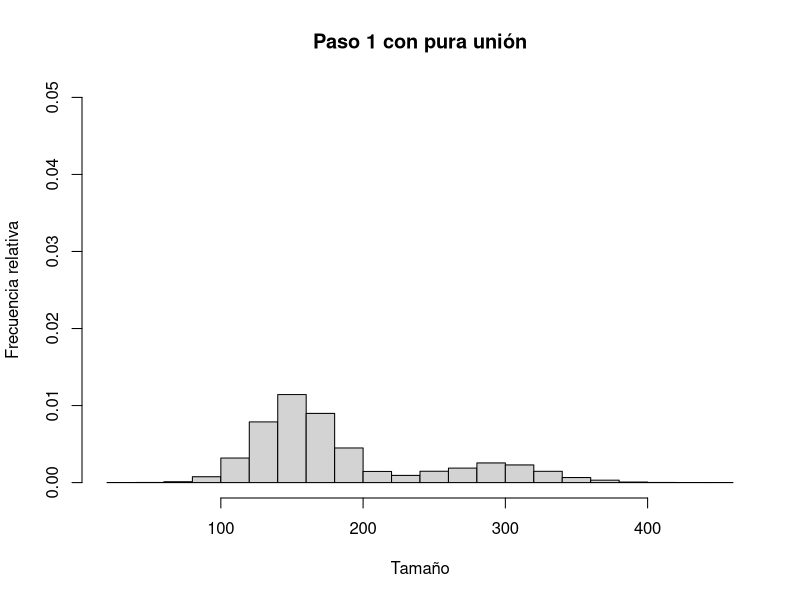
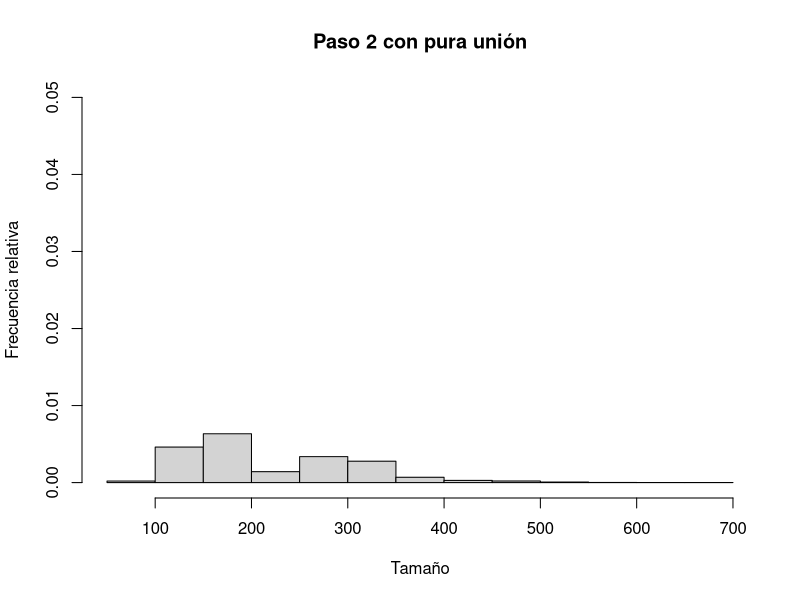
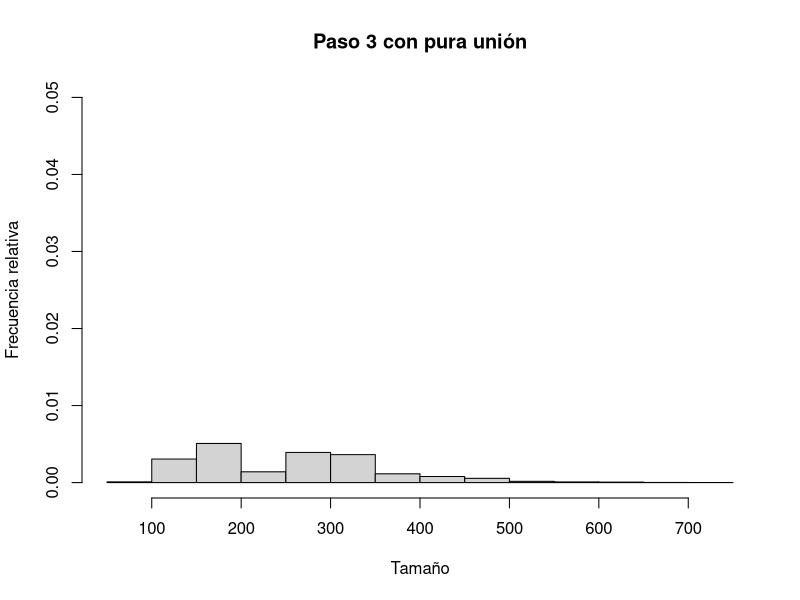
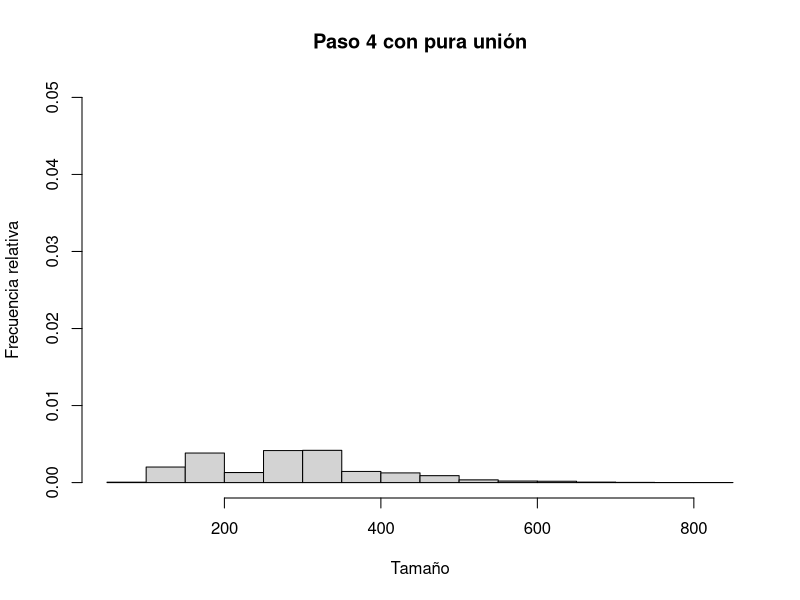
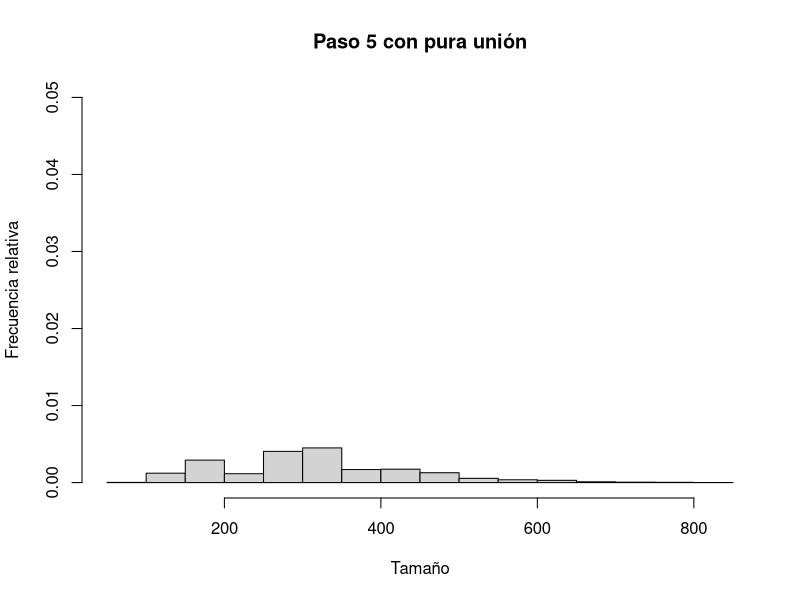
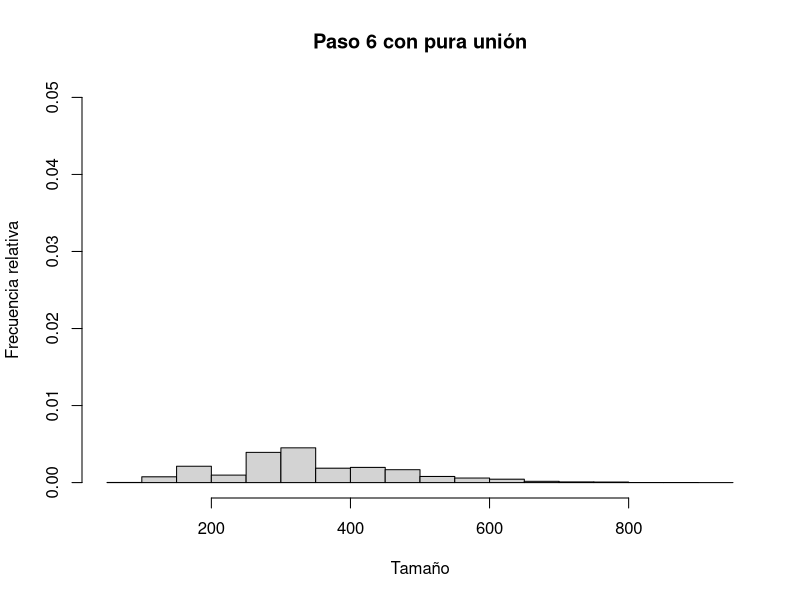
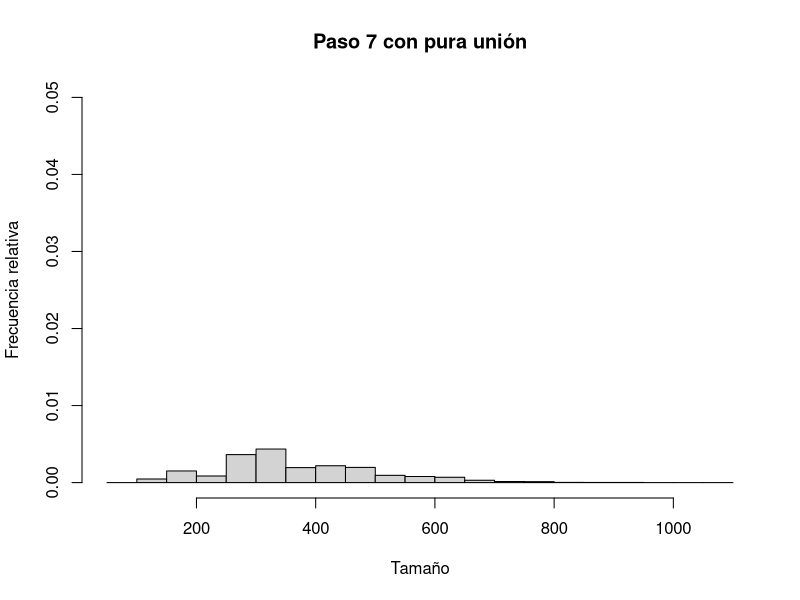
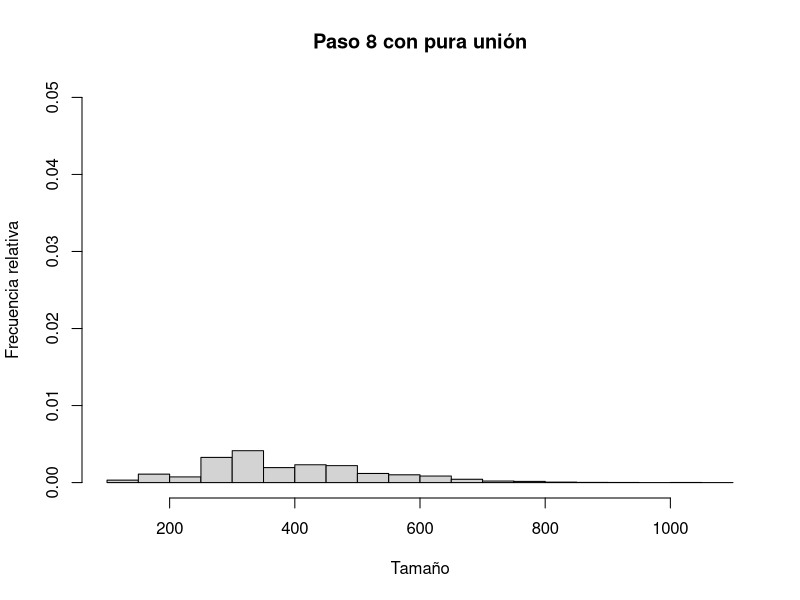

R code for these plots, in order:
k <- 10000

n <- 1500000

originales <- rnorm(k)

cumulos <- originales - min(originales) + 1

cumulos <- round(n * cumulos / sum(cumulos))

diferencia <- n - sum(cumulos)

if (diferencia > 0) {
  
  for (i in 1:diferencia) {
    
    p <- sample(1:k, 1)
    
    cumulos[p] <- cumulos[p] + 1
    
  }
  
} else if (diferencia < 0) {
  
  for (i in 1:-diferencia) {
    
    p <- sample(1:k, 1)
    
    if (cumulos[p] > 1) {
      
      cumulos[p] <- cumulos[p] - 1
      
    }
    
  }
  
}

c <- median(cumulos) # tamanio critico de cumulos

d <- sd(cumulos) / 4 # factor arbitrario para suavizar la curva

rotura <- function(x) {
  
  return (1 / (1 + exp((c - x) / d)))
  
}

union <- function(x) {
  
  return (exp(-x / c))
  
}

romperse <- function(tam, cuantos) {
  
  res <- integer()
  
  for (cumulo in 1:cuantos) {
    
    if (runif(1) < rotura(tam)) {
      
      primera <- sample(1:(tam-1), 1)
      
      segunda <- tam - primera
      
      res <- c(res, primera, segunda)
      
    } else {
      
      res <- c(res, tam)
      
    }
    
  }
  
  return(res)
  
}

unirse <- function(tam, cuantos) {
  
  res <- integer()
  
  for (cumulo in 1:cuantos) {
    
    if (runif(1) < union(tam)) {
      
      res <- c(res, -tam) # marcamos con negativo los que quieren unirse
      
    } else {
      
      res <- c(res, tam)
      
    }
    
  }
  
  return(res)
  
}

freq <- as.data.frame(table(cumulos))

names(freq) <- c("tam", "num")

freq$tam <- as.numeric(levels(freq$tam))[freq$tam]

duracion <- 10

digitos <- floor(log(duracion, 10)) + 1

for (paso in 1:duracion) {
  
  cumulos <- integer()
  
  for (i in 1:dim(freq)[1]) {
    
    urna <- freq[i,]
    
    cumulos <- c(cumulos, unirse(urna$tam, urna$num))
    
  }
  
  juntarse <- -cumulos[cumulos < 0] # sacarlos y hacerlos positivos 
  
  cumulos <- cumulos[cumulos > 0] # los demas se quedan tal cual
  
  nt <- length(juntarse)
  
  if (nt > 0) {
    
    if (nt > 1) {
      
      np <- floor(nt / 2) # cuantos pares se pueden formar
      
      juntarse <- sample(juntarse) # ponerles orden aleatorio
      
      for (i in 1:np) { # sacar los pares formados por el orden
        
        cumulos <- c(cumulos, juntarse[2*i-1] + juntarse[2*i])
        
      }
      
    }
    
    if (nt %% 2 == 1) { # es una cantidad impar
      
      cumulos <- c(cumulos, juntarse[length(juntarse)]) # el ultimo
      
    }
    
  }
  
  tl <- paste(paso, "", sep="")
  
  while (nchar(tl) < digitos) {
    
    tl <- paste("0", tl, sep="")
    
  }
  
  png(paste("p8_ut", tl, ".png", sep=""), width=300, height=300)
  
  hist(cumulos, breaks=20, main=paste("Paso", paso, "con pura uni\u{00f3}n"), 
       
       freq=FALSE, ylim=c(0, 0.05),
       
       xlab="Tama\u{00f1}o", ylab="Frecuencia relativa")
  
  graphics.off()
  
  freq <- as.data.frame(table(cumulos))
  
  names(freq) <- c("tam", "num")
  
  freq$tam <- as.numeric(levels(freq$tam))[freq$tam]
  
}